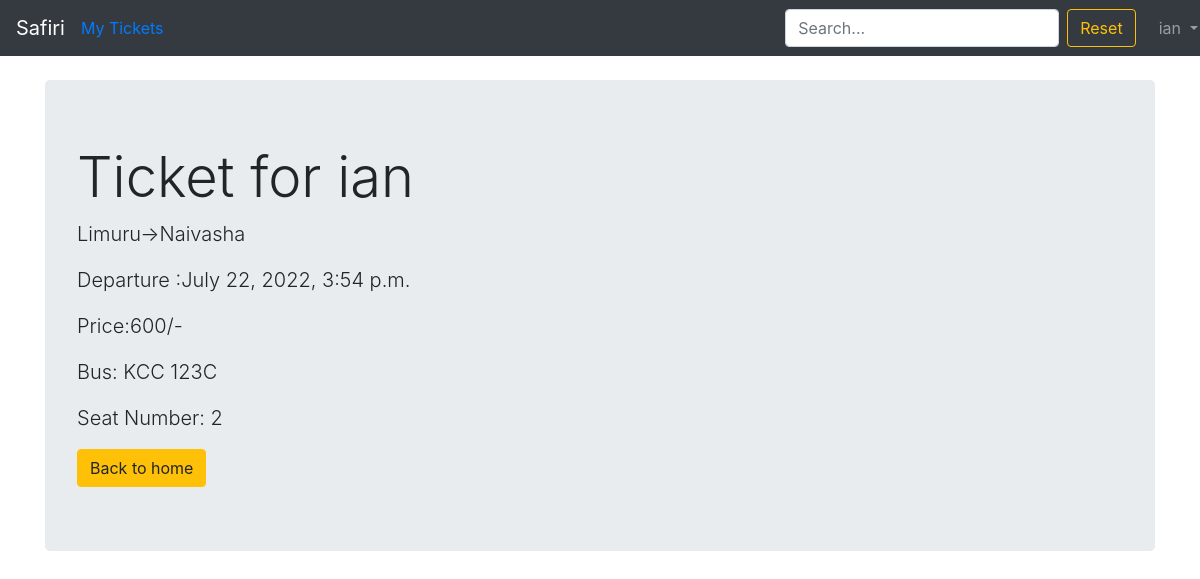
The page /routes/myticket/ (signed in) on the database its author committed.
### accounts/models.py (models this page shows)
class CustomUser(AbstractUser):
    date_of_birth = models.DateField(blank=True,null=True, auto_now=False, auto_now_add=False)
    phone_number = models.CharField(blank=True,null=True,max_length=10)

### booking/models.py (models this page shows, shortened)
class Ticket(models.Model):
    created = models.DateTimeField( auto_now_add=True)
    owner = models.ForeignKey(to = 'accounts.CustomUser',on_delete=models.CASCADE)
    seat = models.ForeignKey(to=Seat,on_delete=models.CASCADE)

class Seat(models.Model):
    SEAT_CHOICES_PSV = (
        ('1','1'),
        ('2','2')
    )
    seat_number = models.CharField(
        choices = SEAT_CHOICES_PSV,
        max_length=2
    )
    is_taken = models.BooleanField(default=False)
    bus = models.ForeignKey(
        to=Bus,
        on_delete=models.CASCADE,
        related_name='seats'
        )

class Bus(models.Model):
    class Meta:
        ordering = ['departure']
    number_plate = models.CharField(max_length=8)
    route = models.ForeignKey(
        to=Route,
        on_delete=models.CASCADE,
        related_name='buses')
    departure = models.DateTimeField()
    price = models.PositiveIntegerField()

class Route(models.Model):
    start_point = models.CharField( max_length=50)
    end_point = models.CharField(max_length=50)

### booking/views.py (the view)
# urls.py: path('myticket/',ticket_view,name='myticket')
def ticket_view(request):
    ticket = Ticket.objects.get(owner = request.user)
    context = {'ticket':ticket}
    return render(request,'ticket_detail.html',context)

### templates/ticket_detail.html (shortened to what this page needs)
{% extends 'base.html' %}
{% block content %}
    <br>
    <div class="jumbotron">
        <h1 class="display-4">Ticket for {{ticket.owner}}</h1>
        <p class="lead">{{ticket.seat.bus.route.start_point}}->{{ticket.seat.bus.route.end_point}}</p>
        <p class="lead">Departure :{{ticket.seat.bus.departure}}</p>
        <p class="lead">Price:{{ticket.seat.bus.price}}/-</p>
        <p class="lead">Bus: {{ticket.seat.bus.number_plate}}</p>
        <p class="lead">Seat Number: {{ticket.seat.seat_number}}</p>
        <a href="{% url 'home' %}" class="btn btn-warning">Back to home</a>
    </div>
{% endblock content %}

### templates/base.html (shortened to what this page needs)
{% load static %}
<!DOCTYPE html>
<html lang="en">
<head>
    <link rel="stylesheet" href="https://cdn.jsdelivr.net/npm/bootstrap@4.5.3/dist/css/bootstrap.min.css">
</head>
<body>
    <nav class="navbar navbar-expand-lg navbar-dark bg-dark">
        <a href="{% url 'home' %}" class="navbar-brand">Safiri</a>
        {% if user.is_authenticated %}
            <ul class="navbar-nav mr-auto col-7">
                <li class="nav-item">
                    <a href="{% url 'myticket' %}">My Tickets</a>
                </li>
            </ul>
        {% endif %}
            <form method="GET" role="search" class="d-flex ml-2 col-lg-auto" action="{% url 'route_list' %}">
                <input type="text" class="form-control me-2" placeholder="Search..." aria-label="Search" name="q">
                <a href="{% url 'route_list' %}" class="btn btn-outline-warning ml-2">Reset</a>
            </form>
        <div class="collapse navbar-collapse" id="navbarSupportedContent">
            {% if user.is_authenticated %}
                <ul class="navbar-nav ml-auto">
                    <li class="nav-item">
                        <a class="nav-link dropdown-toggle" href="#"
                        id="navbarDropdown" role="button" data-toggle="dropdown"
                        aria-haspopup="true" aria-expanded="false">
                        {{ user.username }}
                        </a>
                    </li>
                </ul>
                {% else %}
                <form action="" class="form-inline ml-auto">
                    <a href="{% url 'login' %}" class="btn btn-outline-secondary">Log In</a>
                    <a href="{% url 'signup' %}" class="btn btn-primary ml-2">Sign Up</a>
                </form>
            {% endif %}
        </div>
    </nav>
    <main>
        <div class="container">
            {% block content %}
            {% endblock content %}
        </div>
    </main>
</body>
</html>

### rows shown on the page
CustomUser: username "ian"
Ticket: owner "ian", seat.bus.route.start_point "Limuru", seat.bus.route.end_point "Naivasha", seat.bus.departure "July 22, 2022, 3:54 p.m.", seat.bus.price "600", seat.bus.number_plate "KCC 123C", seat.seat_number "2"
